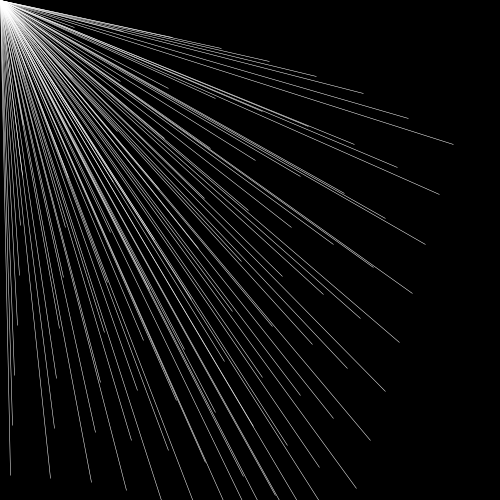
Frame 1 (no input)
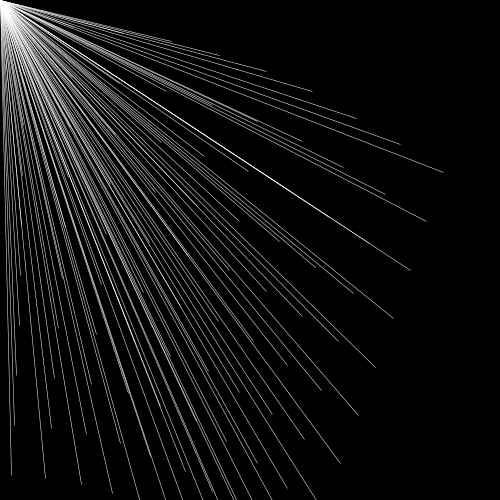
Frame 60 (the mouse pressed at the canvas centre just before this capture)
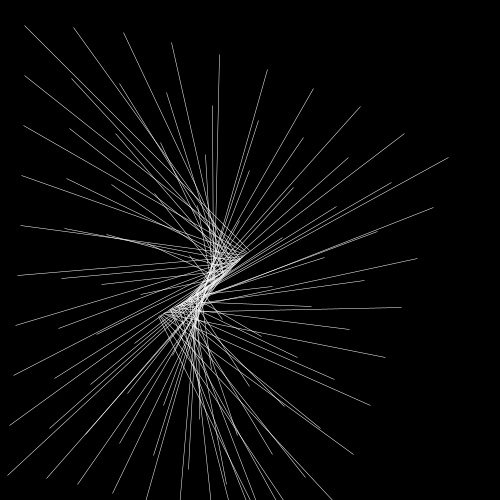
Frame 120 (the mouse held since frame 60 and released just before this capture)

The Processing sketch that drew these frames (run headless with seeded random() and noise(); from frame 60 on, the mouse is pressed at the canvas centre):

// Processing sketch: processing_84227
// ── processing_84227.pde

void setup()
{
  size(500,500);

   

  
}

void draw ()
{
  smooth();
  background(0);
   noFill();
  
  for (int posX=25; posX<width; posX=posX+50)
  {
  
   for (int posY=25; posY<height; posY=posY+50)
   {
    
  strokeWeight(0.5);
  stroke(255);
  rotate(random(PI/500));
  scale(1);
  triangle(posX, posY,mouseX, mouseY,mouseX,mouseY);
  
   
 }
 
  }
  
}
